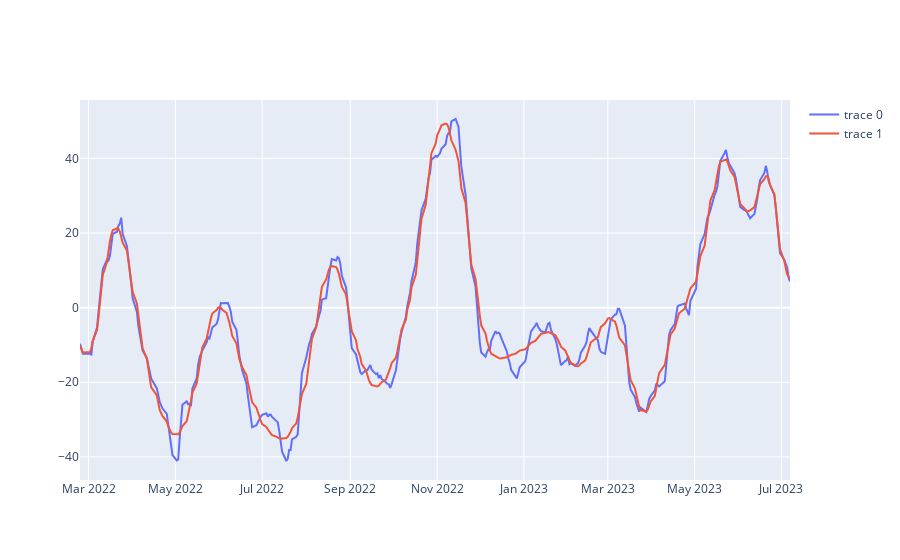

Source (notebook cell):
### Code cell
ativo_df_prev = preparar_dados_financeiros("KLBN11.SA",1,start="2022-01-01",end="2023-07-25",remove_out=False)

tsi_df_prev= GetTsi(ativo_df_prev, 80, 0.009)


fig = go.Figure()

fig.add_trace(go.Scatter(x=tsi_df_prev.index, y=tsi_df_prev["tsi"]))
fig.add_trace(go.Scatter(x=tsi_df_prev.index, y=tsi_df_prev["gaussian"]))

fig.show()

### Figure 1 — Plotly figure (JSON) as saved in the notebook; plotly's stock layout.template omitted (floating-point values rounded to 4 significant figures; data arrays with more than 128 entries replaced by an {"elided": "..."} marker saying what was removed)
{"data": [{"type": "scatter", "x": {"elided": "341 str values"}, "y": {"elided": "341 float values"}}, {"type": "scatter", "x": {"elided": "341 str values"}, "y": {"elided": "341 float values"}}], "layout": {}}
